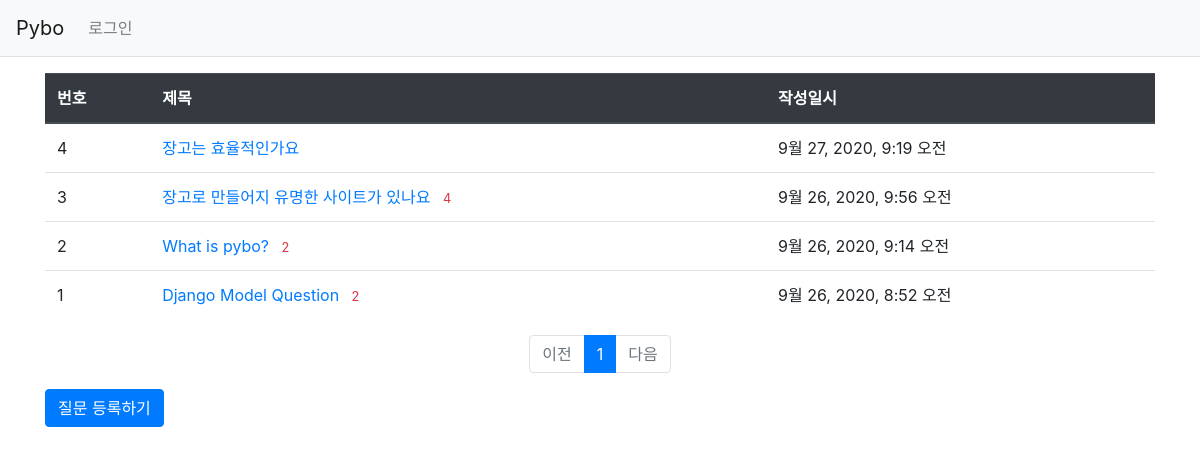
Page /pybo/ on the earlier database version.
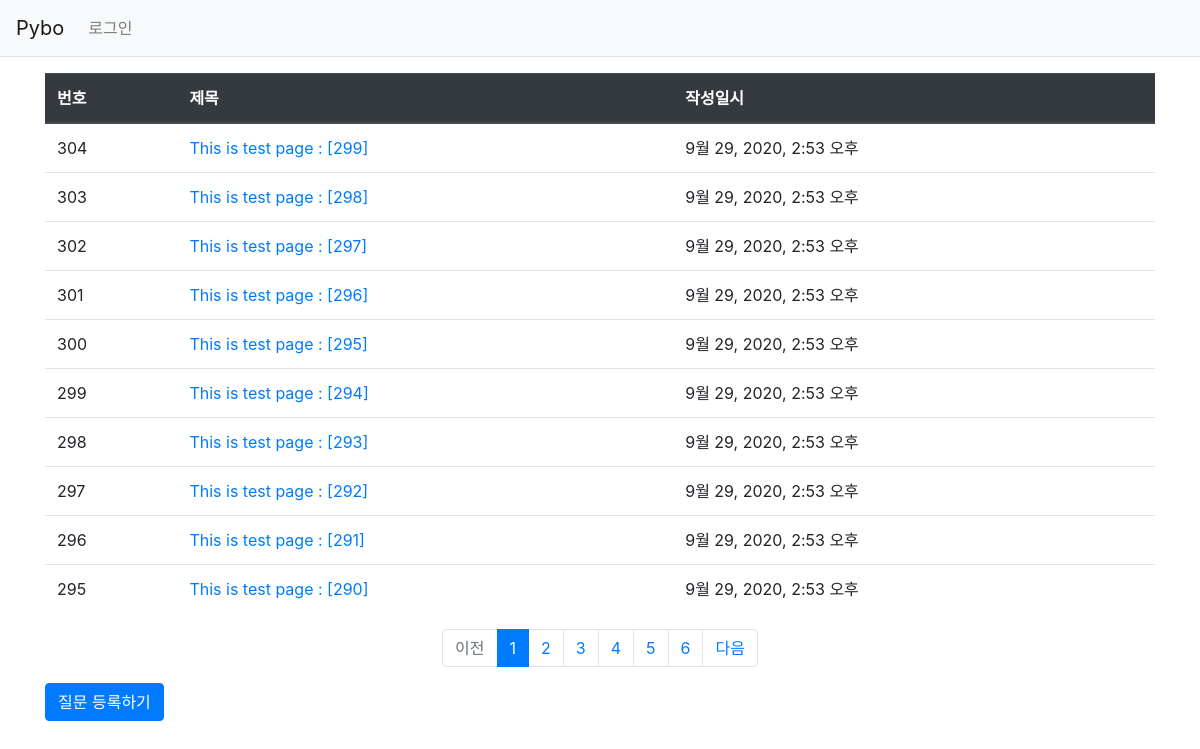
Same page on the later database version.
### pybo/models.py (models this page shows, shortened)
class Question(models.Model):
    subject = models.CharField(max_length=200)
    content = models.TextField()
    create_date = models.DateTimeField()

### pybo/views.py (the view)
# urls.py: path('', views.index, name='index'),
def index(request):
    page = request.GET.get('page', '1')
    question_list = Question.objects.order_by('-create_date')
    paginator = Paginator(question_list, 10)
    page_obj = paginator.get_page(page)
    context = {'question_list': page_obj}
    return render(request, 'pybo/question_list.html', context)

### pybo/templatetags/pybo_filter.py (called while the page is built)
@register.filter
def sub(value, arg):
    return value - arg

### templates/pybo/question_list.html
{% extends 'base.html' %}
{% load pybo_filter %}
{% block content %}
<div class="container my-3">
    <table class="table">
        <thead>
        <tr class="thead-dark">
            <th>번호</th>
            <th>제목</th>
            <th>작성일시</th>
        </tr>
        </thead>
        <tbody>
        {% if question_list %}
        {% for question in question_list %}
        <tr>
            <td>{{ question_list.paginator.count|sub:question_list.start_index|sub:forloop.counter0|add:1 }}</td>
            <td>
                <a href="{% url 'pybo:detail' question.id %}">{{ question.subject }}</a>
                {% if question.answer_set.count > 0 %}
                <span class='text-danger small ml-2'>{{ question.answer_set.count }}</span>
                {% endif %}
            </td>
            <td>{{ question.create_date }}</td>
        </tr>
        {% endfor %}
        {% else %}
        <tr>
            <td colspan="3">질문이 없습니다.</td>
        </tr>
        {% endif %}
        </tbody>
    </table>
    <ul class="pagination justify-content-center">
        {% if question_list.has_previous %}
        <li class="page-item">
            <a class="page-link" href="?page={{ question_list.previous_page_number }}">이전</a>
        </li>
        {% else %}
        <li class="page-item disabled">
            <a class="page-link" tabindex="-1" aria-disabled="true" href="#">이전</a>
        </li>
        {% endif %}
        {% for page_number in question_list.paginator.page_range %}
        {% if page_number >= question_list.number|add:-5 and page_number <= question_list.number|add:5 %}
            {% if page_number == question_list.number %}
            <li class="page-item active" aria-current="page">
                <a class="page-link" href="?page={{ page_number }}">{{ page_number }}</a>
            </li>
            {% else %}
            <li class="page-item">
                <a class="page-link" href="?page={{ page_number }}">{{ page_number }}</a>
            </li>
            {% endif %}
        {% endif %}
        {% endfor %}
        {% if question_list.has_next %}
        <li class="page-item">
            <a class="page-link" href="?page={{ question_list.next_page_number }}">다음</a>
        </li>
        {% else %}
        <li class="page-item disabled">
            <a class="page-link" tabindex="-1" aria-disabled="true" href="#">다음</a>
        </li>
        {% endif %}
    </ul>
    <a href="{% url 'pybo:question_create' %}" class="btn btn-primary">질문 등록하기</a>
</div>
{% endblock %}

### templates/base.html (shortened to what this page needs)
{% load static %}
<!DOCTYPE html>
<html lang="ko">
<head>
    <link rel="stylesheet" type="text/css" href="{% static 'bootstrap.min.css' %}">
    <link rel="stylesheet" type="text/css" href="{% static 'style.css' %}">
</head>
<body>
{% include "navbar.html" %}
{% block content %}
{% endblock %}
</body>
</html>

### templates/navbar.html (shortened to what this page needs)
<nav class="navbar navbar-expand-lg navbar-light bg-light border-bottom">
    <a class="navbar-brand" href="{% url 'pybo:index' %}">Pybo</a>
    <div class="collapse navbar-collapse flex-grow-0" id="navbarNav">
        <ul class="navbar-nav">
            <li class="nav-item ">
                {% if user.is_authenticated %}
                <a class="nav-link" href="{% url 'common:logout' %}">{{ user.username }} (로그아웃)</a>
                {% else %}
                <a class="nav-link" href="{% url 'common:login' %}">로그인</a>
                {% endif %}
            </li>
        </ul>
    </div>
</nav>

Differences in the rows shown:
no longer on this page (row unchanged): Question: paginator.count|sub "4", subject "장고는 효율적인가요", create_date "9월 27, 2020, 9:19 오전"
no longer on this page (row unchanged): Question: paginator.count|sub "3", subject "장고로 만들어지 유명한 사이트가 있나요", answer_set.count "4", create_date "9월 26, 2020, 9:56 오전"
no longer on this page (row unchanged): Question: paginator.count|sub "2", subject "What is pybo?", answer_set.count "2", create_date "9월 26, 2020, 9:14 오전"
no longer on this page (row unchanged): Question: paginator.count|sub "1", subject "Django Model Question", answer_set.count "2", create_date "9월 26, 2020, 8:52 오전"
added Question: paginator.count|sub "304", subject "This is test page : [299]", create_date "9월 29, 2020, 2:53 오후"
added Question: paginator.count|sub "303", subject "This is test page : [298]", create_date "9월 29, 2020, 2:53 오후"
added Question: paginator.count|sub "302", subject "This is test page : [297]", create_date "9월 29, 2020, 2:53 오후"
added Question: paginator.count|sub "301", subject "This is test page : [296]", create_date "9월 29, 2020, 2:53 오후"
added Question: paginator.count|sub "300", subject "This is test page : [295]", create_date "9월 29, 2020, 2:53 오후"
added Question: paginator.count|sub "299", subject "This is test page : [294]", create_date "9월 29, 2020, 2:53 오후"
added Question: paginator.count|sub "298", subject "This is test page : [293]", create_date "9월 29, 2020, 2:53 오후"
added Question: paginator.count|sub "297", subject "This is test page : [292]", create_date "9월 29, 2020, 2:53 오후"
added Question: paginator.count|sub "296", subject "This is test page : [291]", create_date "9월 29, 2020, 2:53 오후"
added Question: paginator.count|sub "295", subject "This is test page : [290]", create_date "9월 29, 2020, 2:53 오후"
Other differences:
new list line: "2"
new list line: "3"
new list line: "4"
new list line: "5"
new list line: "6"
